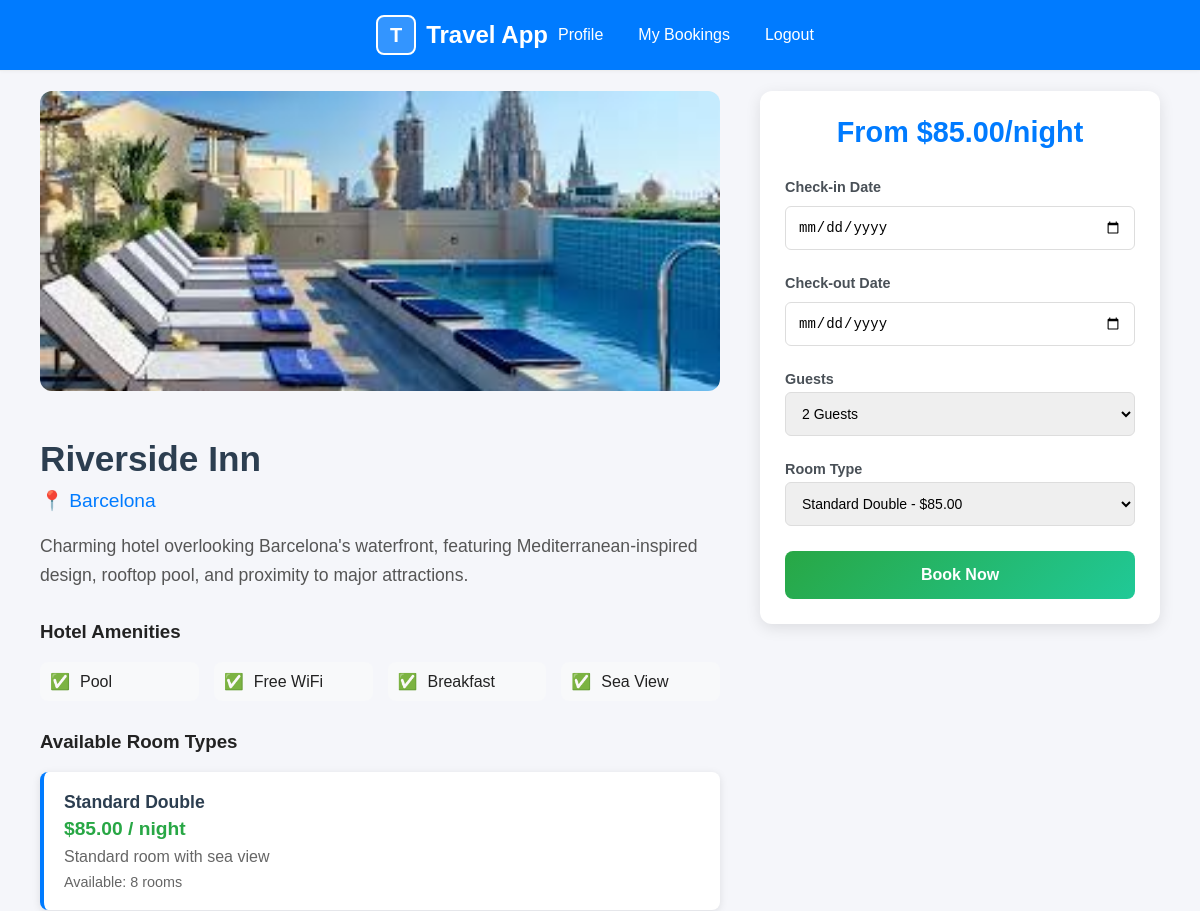
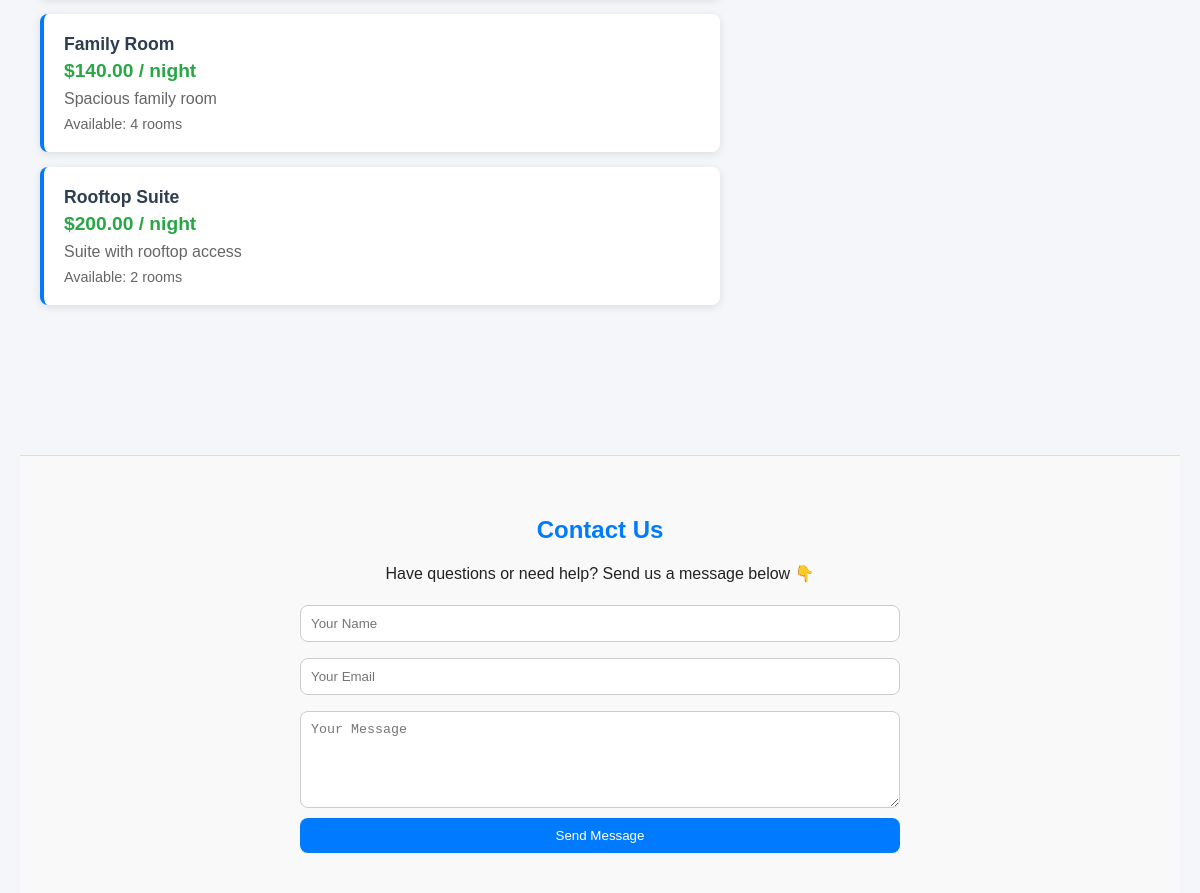
The app's page /hotel.php?id=5 (signed in) with its own data (2 pictures, top to bottom).
### tables this page shows
CREATE TABLE `hotels` (
  `id` int NOT NULL,
  `place_id` int DEFAULT NULL,
  `name` varchar(100) DEFAULT NULL,
  `description` text,
  `image` text,
  `price` decimal(10,2) DEFAULT NULL,
  `amenities` text
);

CREATE TABLE `places` (
  `id` int NOT NULL,
  `name` varchar(100) DEFAULT NULL,
  `description` text,
  `image` text
);

CREATE TABLE `rooms` (
  `id` int NOT NULL,
  `hotel_id` int DEFAULT NULL,
  `room_type` varchar(100) DEFAULT NULL,
  `price` decimal(10,2) DEFAULT NULL,
  `quantity` int DEFAULT NULL,
  `description` text
);

### hotel.php (the view, shortened to what this page needs)
<?php
require 'db.php';
$hotel_id = (int)($_GET['id'] ?? 0);
$stmt = $pdo->prepare("
    SELECT h.*, p.name as place_name, p.description as place_description
    FROM hotels h
    JOIN places p ON h.place_id = p.id
    WHERE h.id = ?
");
$stmt->execute([$hotel_id]);
$hotel = $stmt->fetch();
$room_stmt = $pdo->prepare("SELECT * FROM rooms WHERE hotel_id = ?");
$room_stmt->execute([$hotel_id]);
$rooms = $room_stmt->fetchAll();
?>
<?php include 'includes/template/header.php'; ?>
<main>
    <div class="hotel-container">
        <div class="hotel-info">
            <?php
            $hotel_image = 'assets/placeholder.jpg';
            if (!empty($hotel['image'])) {
                $images = explode(',', $hotel['image']);
                $first_image = trim($images[0]);
                if (!empty($first_image) && file_exists($first_image)) {
                    $hotel_image = $first_image;
                }
            }
            ?>
            <img src="<?= htmlspecialchars($hotel_image) ?>"
                 alt="<?= htmlspecialchars($hotel['name']) ?>"
                 class="hotel-image">
            <h1 class="hotel-name"><?= htmlspecialchars($hotel['name']) ?></h1>
            <span class="place-name">📍 <?= htmlspecialchars($hotel['place_name']) ?></span>
            <p class="hotel-description"><?= nl2br(htmlspecialchars($hotel['description'])) ?></p>
            <?php if (!empty($hotel['amenities'])): ?>
            <div class="amenities-section">
                <h3>Hotel Amenities</h3>
                <div class="amenities-grid">
                    <?php
                    $amenities = explode(',', $hotel['amenities']);
                    foreach ($amenities as $amenity):
                    ?>
                        <div class="amenity-item">
                            <span>✅</span>
                            <span><?= htmlspecialchars(trim($amenity)) ?></span>
                        </div>
                    <?php endforeach; ?>
                </div>
            </div>
            <?php endif; ?>
            <?php if (count($rooms) > 0): ?>
            <div class="rooms-section">
                <h3>Available Room Types</h3>
                <?php foreach ($rooms as $room): ?>
                    <div class="room-option">
                        <div class="room-type"><?= htmlspecialchars($room['room_type']) ?></div>
                        <div class="room-price">$<?= number_format($room['price'], 2) ?> / night</div>
                        <div class="room-description"><?= htmlspecialchars($room['description']) ?></div>
                        <div style="color: #666; font-size: 0.9em;">
                            Available: <?= $room['quantity'] ?> rooms
                        </div>
                    </div>
                <?php endforeach; ?>
            </div>
            <?php endif; ?>
        </div>
        <div class="booking-sidebar">
            <div class="booking-price">
                From $<?= number_format($hotel['price'], 2) ?>/night
            </div>
            <form method="post" action="book.php" class="booking-form">
                <div class="form-group">
                    <label>Check-in Date</label>
                    <input type="date" name="checkin" id="checkin" required min="<?= date('Y-m-d') ?>">
                </div>
                <div class="form-group">
                    <label>Check-out Date</label>
                    <input type="date" name="checkout" id="checkout" required min="<?= date('Y-m-d', strtotime('+1 day')) ?>">
                </div>
                <div class="form-group">
                    <label>Guests</label>
                    <select name="guests" required>
                        <?php for($i = 1; $i <= 8; $i++): ?>
                            <option value="<?= $i ?>" <?= $i == 2 ? 'selected' : '' ?>>
                                <?= $i ?> <?= $i == 1 ? 'Guest' : 'Guests' ?>
                            </option>
                        <?php endfor; ?>
                    </select>
                </div>
                <div class="form-group">
                    <label>Room Type</label>
                    <select name="room_type" required>
                        <?php if (count($rooms) > 0): ?>
                            <?php foreach ($rooms as $room): ?>
                                <option value="<?= htmlspecialchars($room['room_type']) ?>">
                                    <?= htmlspecialchars($room['room_type']) ?> - $<?= number_format($room['price'], 2) ?>
                                </option>
                            <?php endforeach; ?>
                        <?php else: ?>
                            <option value="standard">Standard Room</option>
                            <option value="deluxe">Deluxe Room</option>
                            <option value="suite">Suite</option>
                        <?php endif; ?>
                    </select>
                </div>
                <button type="submit" class="book-btn">
                    Book Now
                </button>
            </form>
        </div>
        </div>
</main>
<?php include 'includes/template/footer.php'; ?>

### styles.css (style rules this page uses)
:root { --accent: #2b6cb0; --muted: #666; --card-bg: #fff; background: #f5f7fb; color: #222; }
* { box-sizing:border-box }
body { font-family:system-ui,-apple-system,Segoe UI,Roboto,Arial; margin:0 }
label { display:block;margin-top:10px;font-size:0.9rem }
input[type="text"],input[type="email"],input[type="password"],input[type="date"],input[type="search"],input[type="number"],textarea { width:100%;padding:8px;border:1px solid #ddd;border-radius:6px;margin-top:6px }
button, .btn { background:var(--accent);color:#fff;padding:8px 12px;border:none;border-radius:8px;cursor:pointer;text-decoration:none;display:inline-block }
body { font-family: Arial, sans-serif; background: #f5f6fa; margin: 0; padding: 0; }

### hotel.php (style rules this page uses)
.hotel-container { max-width: 1200px; margin: 0 auto; padding: 20px; display: grid; grid-template-columns: 1fr 400px; gap: 40px; align-items: start; }
.hotel-image { width: 100%; height: 300px; object-fit: cover; border-radius: 12px; margin-bottom: 20px; }
.hotel-info { flex: 1; }
.hotel-name { font-size: 2.2em; font-weight: bold; color: #2c3e50; margin-bottom: 10px; }
.place-name { font-size: 1.2em; color: #007bff; margin-bottom: 20px; display: block; }
.hotel-description { font-size: 1.1em; line-height: 1.7; color: #555; margin-bottom: 25px; }
.amenities-section { margin: 30px 0; }
.amenities-grid { display: grid; grid-template-columns: repeat(auto-fit, minmax(150px, 1fr)); gap: 15px; margin-top: 15px; }
.amenity-item { display: flex; align-items: center; gap: 10px; padding: 10px; background: #f8f9fa; border-radius: 8px; }
.booking-sidebar { background: white; padding: 25px; border-radius: 12px; box-shadow: 0 4px 15px rgba(0,0,0,0.1); align-self: start; }
.booking-price { font-size: 1.8em; font-weight: bold; color: #007bff; text-align: center; margin-bottom: 20px; }
.booking-form { display: flex; flex-direction: column; gap: 15px; }
.form-group { display: flex; flex-direction: column; }
.form-group label { font-weight: bold; margin-bottom: 5px; color: #495057; }
.form-group input, .form-group select { padding: 12px; border: 1px solid #ddd; border-radius: 6px; font-size: 14px; }
.book-btn { background: linear-gradient(135deg, #28a745, #20c997); color: white; padding: 15px; border: none; border-radius: 8px; cursor: pointer; font-size: 16px; font-weight: bold; margin-top: 10px; transition: all 0.3s ease; }
.rooms-section { margin: 30px 0; }
.room-option { background: white; padding: 20px; border-radius: 8px; margin-bottom: 15px; border-left: 4px solid #007bff; box-shadow: 0 2px 8px rgba(0,0,0,0.1); }
.room-type { font-weight: bold; color: #2c3e50; font-size: 1.1em; margin-bottom: 5px; }
.room-price { color: #28a745; font-weight: bold; font-size: 1.2em; }
.room-description { color: #666; margin: 8px 0; }

### records on screen
hotels: image (picture), name "Riverside Inn", place.name "Barcelona", description "Charming hotel overlooking Barcelona's waterfront, featuring Mediterranean-inspired design, rooftop pool, and proximity to major attractions.", amenities "Pool", amenities "Free WiFi", amenities "Breakfast", amenities "Sea View", price "85.00"
rooms: room_type "Standard Double", price "85.00", description "Standard room with sea view", quantity "8"
rooms: room_type "Family Room", price "140.00", description "Spacious family room", quantity "4"
rooms: room_type "Rooftop Suite", price "200.00", description "Suite with rooftop access", quantity "2"

### other values on screen
form field guests "2 Guests"
form field room_type "Standard Double - $85.00"
